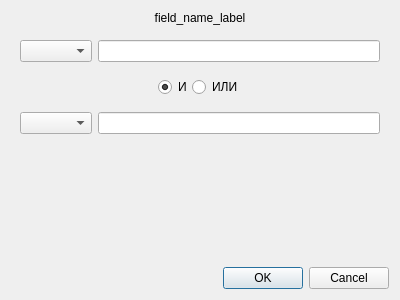
<?xml version="1.0" encoding="UTF-8"?>
<ui version="4.0">
 <class>ConditionWidgetDouble</class>
 <widget class="QWidget" name="ConditionWidgetDouble">
  <property name="geometry">
   <rect>
    <x>0</x>
    <y>0</y>
    <width>400</width>
    <height>300</height>
   </rect>
  </property>
  <property name="windowTitle">
   <string>Form</string>
  </property>
  <layout class="QVBoxLayout" name="verticalLayout">
   <item>
    <widget class="QLabel" name="lbFieldName">
     <property name="sizePolicy">
      <sizepolicy hsizetype="Preferred" vsizetype="Minimum">
       <horstretch>0</horstretch>
       <verstretch>0</verstretch>
      </sizepolicy>
     </property>
     <property name="text">
      <string>field_name_label</string>
     </property>
     <property name="alignment">
      <set>Qt::AlignCenter</set>
     </property>
    </widget>
   </item>
   <item>
    <widget class="QWidget" name="wgt1" native="true">
     <layout class="QHBoxLayout" name="horizontalLayout_2">
      <item>
       <widget class="QComboBox" name="cbMatchType"/>
      </item>
      <item>
       <widget class="QLineEdit" name="leValue"/>
      </item>
     </layout>
    </widget>
   </item>
   <item>
    <widget class="QWidget" name="wgtRbtns" native="true">
     <layout class="QHBoxLayout" name="horizontalLayout">
      <property name="spacing">
       <number>0</number>
      </property>
      <property name="leftMargin">
       <number>0</number>
      </property>
      <property name="topMargin">
       <number>0</number>
      </property>
      <property name="rightMargin">
       <number>0</number>
      </property>
      <property name="bottomMargin">
       <number>0</number>
      </property>
      <item>
       <spacer name="horizontalSpacer">
        <property name="orientation">
         <enum>Qt::Horizontal</enum>
        </property>
        <property name="sizeHint" stdset="0">
         <size>
          <width>40</width>
          <height>20</height>
         </size>
        </property>
       </spacer>
      </item>
      <item>
       <widget class="QRadioButton" name="rbAnd">
        <property name="text">
         <string>И</string>
        </property>
        <property name="checked">
         <bool>true</bool>
        </property>
       </widget>
      </item>
      <item>
       <widget class="QRadioButton" name="rbOr">
        <property name="text">
         <string>ИЛИ</string>
        </property>
       </widget>
      </item>
      <item>
       <spacer name="horizontalSpacer_2">
        <property name="orientation">
         <enum>Qt::Horizontal</enum>
        </property>
        <property name="sizeHint" stdset="0">
         <size>
          <width>40</width>
          <height>20</height>
         </size>
        </property>
       </spacer>
      </item>
     </layout>
    </widget>
   </item>
   <item>
    <widget class="QWidget" name="wgt2" native="true">
     <layout class="QHBoxLayout" name="horizontalLayout_3">
      <item>
       <widget class="QComboBox" name="cbMatchType2"/>
      </item>
      <item>
       <widget class="QLineEdit" name="leValue2"/>
      </item>
     </layout>
    </widget>
   </item>
   <item>
    <spacer name="verticalSpacer">
     <property name="orientation">
      <enum>Qt::Vertical</enum>
     </property>
     <property name="sizeHint" stdset="0">
      <size>
       <width>20</width>
       <height>93</height>
      </size>
     </property>
    </spacer>
   </item>
   <item>
    <widget class="QDialogButtonBox" name="bBox">
     <property name="standardButtons">
      <set>QDialogButtonBox::Cancel|QDialogButtonBox::Ok</set>
     </property>
    </widget>
   </item>
  </layout>
 </widget>
 <resources/>
 <connections/>
</ui>
